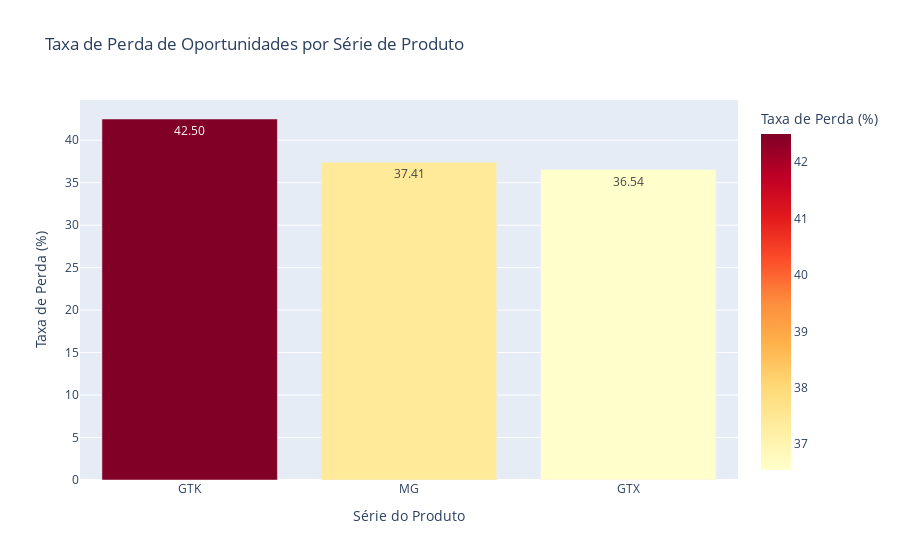

Notebook cell for this chart:
### Markdown cell above
# --- Análise da Taxa de Perda por Série de Produto ---

### Code cell
print("\n--- Análise da Taxa de Perda por Série de Produto ---")

# Calcular a contagem de oportunidades por série e a contagem de oportunidades perdidas por série
series_analysis = df_eda_consolidated.groupby('series')['target'].agg(
    total_opportunities='count',
    lost_opportunities=lambda x: (x == 1).sum()
).reset_index()

# Calcular a taxa de perda por série
series_analysis['loss_rate'] = (series_analysis['lost_opportunities'] / series_analysis['total_opportunities']) * 100

# Ordenar para visualização (opcional)
series_analysis = series_analysis.sort_values(by='loss_rate', ascending=False)

print(series_analysis)

# Plot com Plotly: Taxa de Perda por Série de Produto
fig_series = px.bar(series_analysis,
                    x='series',
                    y='loss_rate',
                    title='Taxa de Perda de Oportunidades por Série de Produto',
                    labels={'series': 'Série do Produto', 'loss_rate': 'Taxa de Perda (%)'},
                    color='loss_rate',
                    color_continuous_scale=px.colors.sequential.YlOrRd,
                    text_auto='.2f')

fig_series.update_layout(xaxis_title="Série do Produto",
                         yaxis_title="Taxa de Perda (%)")
fig_series.show()

### Figure 1 — Plotly figure (JSON) as saved in the notebook; plotly's stock layout.template omitted (floating-point values rounded to 4 significant figures)
{"data": [{"hovertemplate": "Série do Produto=%{x}<br>Taxa de Perda (%)=%{marker.color}<extra></extra>", "legendgroup": "", "marker": {"color": [42.5, 37.41, 36.54], "coloraxis": "coloraxis", "pattern": {"shape": ""}}, "name": "", "orientation": "v", "showlegend": false, "textposition": "auto", "texttemplate": "%{y:.2f}", "type": "bar", "x": ["GTK", "MG", "GTX"], "xaxis": "x", "y": [42.5, 37.41, 36.54], "yaxis": "y"}], "layout": {"barmode": "relative", "coloraxis": {"colorbar": {"title": {"text": "Taxa de Perda (%)"}}, "colorscale": [[0, "rgb(255,255,204)"], [0.125, "rgb(255,237,160)"], [0.25, "rgb(254,217,118)"], [0.375, "rgb(254,178,76)"], [0.5, "rgb(253,141,60)"], [0.625, "rgb(252,78,42)"], [0.75, "rgb(227,26,28)"], [0.875, "rgb(189,0,38)"], [1, "rgb(128,0,38)"]]}, "legend": {"tracegroupgap": 0}, "title": {"text": "Taxa de Perda de Oportunidades por Série de Produto"}, "xaxis": {"anchor": "y", "domain": [0, 1], "title": {"text": "Série do Produto"}}, "yaxis": {"anchor": "x", "domain": [0, 1], "title": {"text": "Taxa de Perda (%)"}}}}
